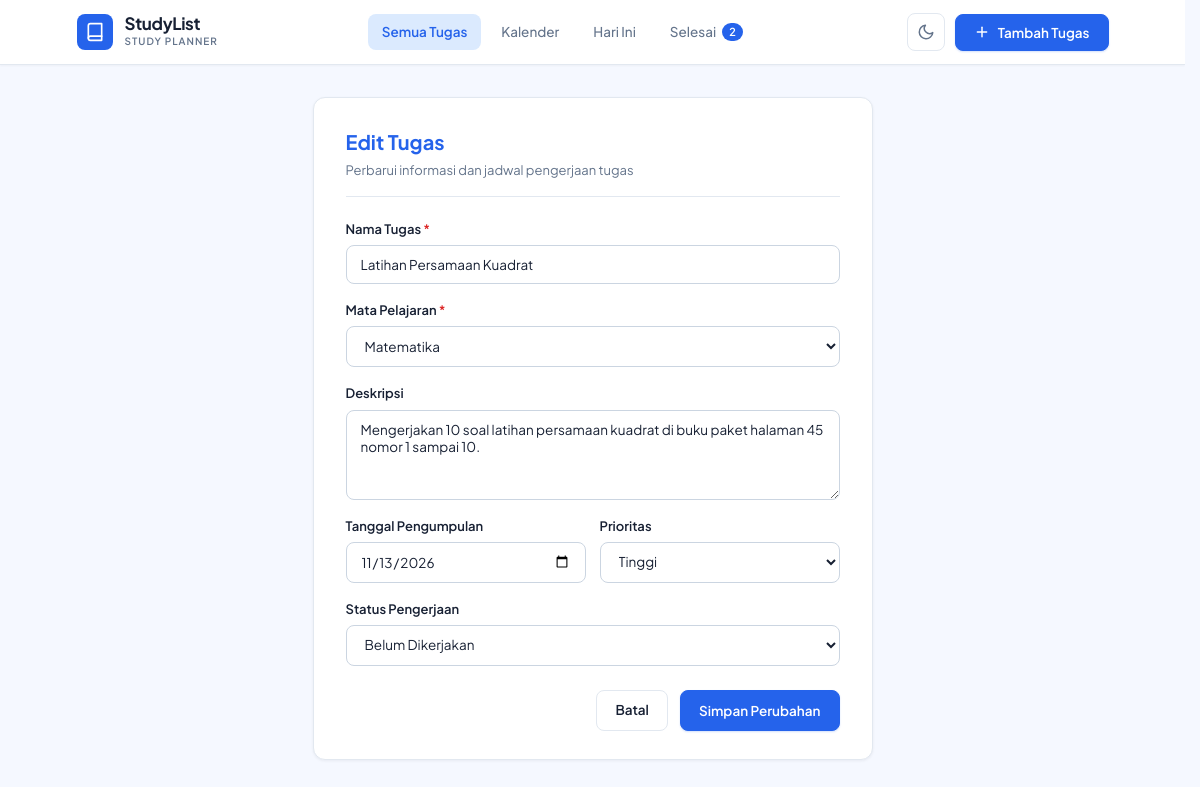
Page /update.php?id=1 on the committed database.
### tables this page shows
CREATE TABLE IF NOT EXISTS `tasks` (
  `id` INT UNSIGNED NOT NULL AUTO_INCREMENT,
  `subject_id` INT UNSIGNED NOT NULL,
  `title` VARCHAR(150) NOT NULL,
  `description` TEXT NULL,
  `due_date` DATE NULL,
  `due_time` TIME NULL,
  `priority` ENUM('low', 'medium', 'high') NOT NULL DEFAULT 'medium',
  `status` ENUM('pending', 'in_progress', 'completed') NOT NULL DEFAULT 'pending',
  `sort_order` INT NOT NULL DEFAULT 0,
  `created_at` TIMESTAMP NOT NULL DEFAULT CURRENT_TIMESTAMP,
  `updated_at` TIMESTAMP NOT NULL DEFAULT CURRENT_TIMESTAMP ON UPDATE CURRENT_TIMESTAMP,
  PRIMARY KEY (`id`),
  KEY `idx_tasks_subject_id` (`subject_id`),
  KEY `idx_tasks_status` (`status`),
  KEY `idx_tasks_priority` (`priority`),
  KEY `idx_tasks_due_date` (`due_date`),
  KEY `idx_tasks_sort_order` (`sort_order`),
  CONSTRAINT `fk_tasks_subject`
    FOREIGN KEY (`subject_id`)
    REFERENCES `subjects` (`id`)
    ON UPDATE CASCADE
    ON DELETE RESTRICT
);

CREATE TABLE IF NOT EXISTS `subjects` (
  `id` INT UNSIGNED NOT NULL AUTO_INCREMENT,
  `subject_name` VARCHAR(100) NOT NULL,
  `created_at` TIMESTAMP NOT NULL DEFAULT CURRENT_TIMESTAMP,
  PRIMARY KEY (`id`),
  UNIQUE KEY `uq_subject_name` (`subject_name`)
);

### config/database.php (called while the page is built, shortened)
<?php
function getAllSubjects($pdo) {
    try {
        $stmt = $pdo->query("SELECT id, subject_name FROM subjects ORDER BY id ASC");
        return $stmt->fetchAll();
    } catch (PDOException $e) {
        return [];
    }
}
function e($value) {
    return htmlspecialchars((string)($value ?? ''), ENT_QUOTES, 'UTF-8');
}

### update.php (the view, shortened to what this page needs)
<?php
require_once __DIR__ . '/config/database.php';
$subjects = getAllSubjects($pdo);
$id = (int)($_GET['id'] ?? 0);
try {
    $stmt = $pdo->prepare("SELECT * FROM tasks WHERE id = ?");
    $stmt->execute([$id]);
    $task = $stmt->fetch();
} catch (PDOException $e) {
    setFlashMessage('error', 'Error database: ' . $e->getMessage());
    header('Location: index.php');
    exit;
}
require_once __DIR__ . '/includes/header.php';
?>
<div class="editorial-standalone-card">
  <div class="standalone-header">
    <h2 class="standalone-title">Edit Tugas</h2>
    <p class="standalone-subtitle">Perbarui informasi dan jadwal pengerjaan tugas</p>
  </div>
  <form action="update.php" method="POST" class="standalone-form">
    <div class="form-group">
      <label class="form-label" for="taskTitle">Nama Tugas <span class="required">*</span></label>
      <input type="text" id="taskTitle" name="title" class="form-control" value="<?= e($task['title']) ?>" required maxlength="150" autocomplete="off">
    </div>
    <div class="form-group">
      <label class="form-label" for="taskSubjectId">Mata Pelajaran <span class="required">*</span></label>
      <div class="select-wrapper">
        <select id="taskSubjectId" name="subject_id" class="form-control" required>
          <?php foreach ($subjects as $subj): ?>
            <option value="<?= (int)$subj['id'] ?>" <?= ((int)$task['subject_id'] === (int)$subj['id']) ? 'selected' : '' ?>>
              <?= e($subj['subject_name']) ?>
            </option>
          <?php endforeach; ?>
        </select>
      </div>
    </div>
    <div class="form-group">
      <label class="form-label" for="taskDesc">Deskripsi</label>
      <textarea id="taskDesc" name="description" class="form-control" rows="4"><?= e($task['description'] ?? '') ?></textarea>
    </div>
    <div class="form-grid-2">
      <div class="form-group">
        <label class="form-label" for="taskDueDate">Tanggal Pengumpulan</label>
        <input type="date" id="taskDueDate" name="due_date" class="form-control" value="<?= e($task['due_date'] ?? '') ?>">
      </div>
      <div class="form-group">
        <label class="form-label" for="taskPriority">Prioritas</label>
        <div class="select-wrapper">
          <select id="taskPriority" name="priority" class="form-control">
            <option value="high" <?= ($task['priority'] === 'high') ? 'selected' : '' ?>>Tinggi</option>
          </select>
        </div>
      </div>
    </div>
    <div class="form-group">
      <label class="form-label" for="taskStatus">Status Pengerjaan</label>
      <div class="select-wrapper">
        <select id="taskStatus" name="status" class="form-control">
          <option value="pending" <?= ($task['status'] === 'pending') ? 'selected' : '' ?>>Belum Dikerjakan</option>
        </select>
      </div>
    </div>
    <div class="standalone-actions">
      <a href="index.php" class="btn btn-editorial-outline">Batal</a>
      <button type="submit" class="btn btn-editorial-primary">Simpan Perubahan</button>
    </div>
  </form>
</div>
<?php
require_once __DIR__ . '/includes/footer.php';
?>

### assets/css/style.css (style rules this page uses)
:root { --bg: #F5F8FF; --surface: #FFFFFF; --surface-secondary: #EDF2F7; --input-bg: #FFFFFF; --primary: #2563EB; --primary-hover: #1D4ED8; --accent-blue: #3B82F6; --soft-blue: #DBEAFE; --border: #E2E8F0; --border-input: #CBD5E1; --text-primary: #172033; --text-secondary: #64748B; --text-subtle: #94A3B8; --priority-high-bg: #FEF2F2; --priority-high-text: #DC2626; --priority-high-border: #FECACA; --priority-medium-bg: #FFFBEB; --priority-medium-text: #D97706; --priority-medium-border: #FDE68A; --priority-low-bg: #EFF6FF; --priority-low-text: #2563EB; --priority-low-border: #BFDBFE; --status-pending-bg: #F1F5F9; --status-pending-text: #475569; --status-pending-border: #E2E8F0; --status-progress-bg: #EFF6FF; --status-progress-text: #2563EB; --status-progress-border: #BFDBFE; --status-completed-bg: #ECFDF5; --status-completed-text: #059669; --status-completed-border: #A7F3D0; --shadow-xs: 0 1px 2px rgba(15, 23, 42, 0.04); --shadow-sm: 0 1px 3px rgba(15, 23, 42, 0.06); --shadow-md: 0 4px 6px -1px rgba(15, 23, 42, 0.08); --shadow-drawer: -8px 0 24px rgba(15, 23, 42, 0.12); --shadow-modal: 0 20px 25px -5px rgba(15, 23, 42, 0.1); --radius-sm: 6px; --radius-md: 8px; --radius-lg: 12px; --radius-full: 9999px; --max-width-content: 1080px; --transition-fast: 0.15s ease; --transition-normal: 0.25s ease; color-scheme: light; }
*, *::before, *::after { box-sizing: border-box; margin: 0; padding: 0; }
html { font-size: 15px; -webkit-text-size-adjust: 100%; scrollbar-gutter: stable; overflow-y: scroll; }
body.editorial-body { font-family: 'Plus Jakarta Sans', -apple-system, BlinkMacSystemFont, "Segoe UI", Roboto, sans-serif; background-color: var(--bg); color: var(--text-primary); line-height: 1.55; -webkit-font-smoothing: antialiased; min-height: 100vh; overflow-x: hidden; transition: background-color var(--transition-normal), color var(--transition-normal); }
input, button, select, textarea { font-family: inherit; font-size: inherit; color: inherit; }
.btn { display: inline-flex; align-items: center; justify-content: center; gap: 8px; font-size: 13.5px; font-weight: 600; padding: 9px 18px; border-radius: var(--radius-md); border: 1px solid transparent; cursor: pointer; text-decoration: none; transition: all var(--transition-fast); white-space: nowrap; }
.btn-editorial-primary { background-color: var(--primary); color: #FFFFFF; border-color: var(--primary); box-shadow: 0 1px 2px rgba(37, 99, 235, 0.2); }
.btn-editorial-outline { background-color: transparent; border-color: var(--border); color: var(--text-primary); }
.select-wrapper { position: relative; display: inline-block; }
.form-group { display: flex; flex-direction: column; gap: 6px; }
.form-label { font-size: 13px; font-weight: 600; color: var(--text-primary); }
.form-label .required { color: #DC2626; }
.form-control { width: 100%; padding: 10px 14px; background-color: var(--input-bg); border: 1px solid var(--border-input); border-radius: var(--radius-md); font-size: 13.5px; color: var(--text-primary); outline: none; transition: border-color var(--transition-fast), box-shadow var(--transition-fast); }
textarea.form-control { resize: vertical; min-height: 90px; }
.form-grid-2 { display: grid; grid-template-columns: 1fr 1fr; gap: 14px; }
.editorial-standalone-card { background-color: var(--surface); border: 1px solid var(--border); border-radius: var(--radius-lg); padding: 28px 32px; box-shadow: var(--shadow-sm); max-width: 560px; margin: 0 auto; width: 100%; }
.standalone-header { margin-bottom: 22px; padding-bottom: 16px; border-bottom: 1px solid var(--border); }
.standalone-title { font-size: 20px; font-weight: 700; color: var(--primary); }
.standalone-subtitle { font-size: 13px; color: var(--text-secondary); margin-top: 3px; }
.standalone-form { display: flex; flex-direction: column; gap: 16px; }
.standalone-actions { display: flex; justify-content: flex-end; gap: 12px; margin-top: 8px; }

### rows in the picture
tasks: title "Latihan Persamaan Kuadrat", subject_id "Matematika", description "Mengerjakan 10 soal latihan persamaan kuadrat di buku paket halaman 45 nomor 1 sampai 10.", due_date "11/13/2026", priority "Tinggi", status "Belum Dikerjakan"

### other values in the picture
$completedCount "2"
